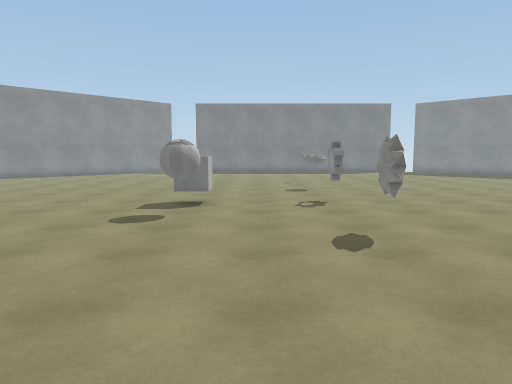
View 1 (above)

20 first-person views from a walk through a scene from a Unity 3-D project. The camera is 1.5 m above the floor, tilts 6° down and sees 70° across. The floor is counted in squares, 1 m on a side. Each view is taken from the middle of a square. On the plan, view 1 faces up. The plan holds only what a view shows up to about 16 squares ahead; the rest is blank. The place goes on beyond the plan. Some animated figures are left out. Surface patterns are stand-ins for the level's own textures.

View 2
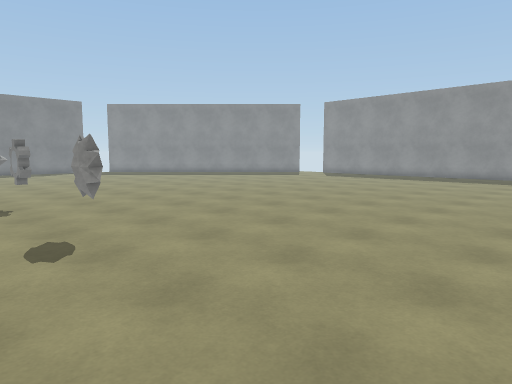

View 3
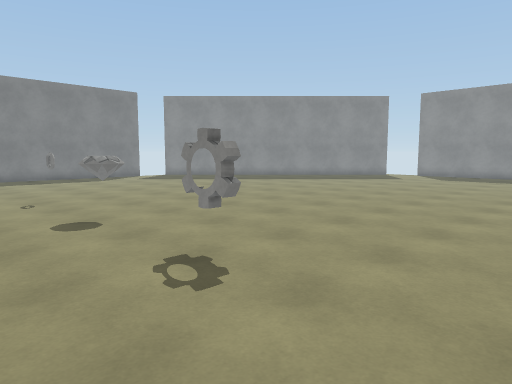

View 4
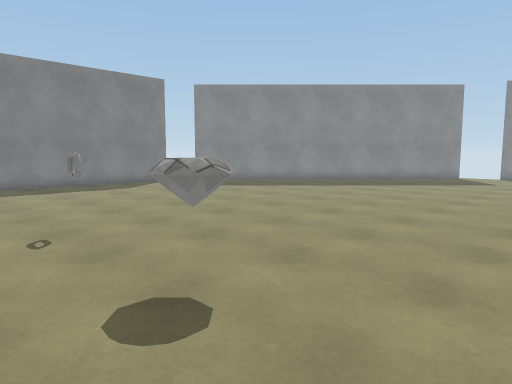

View 5
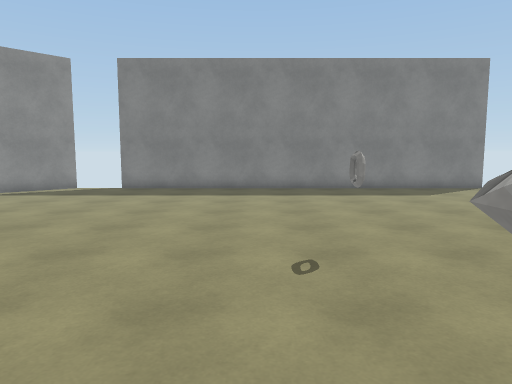

View 6
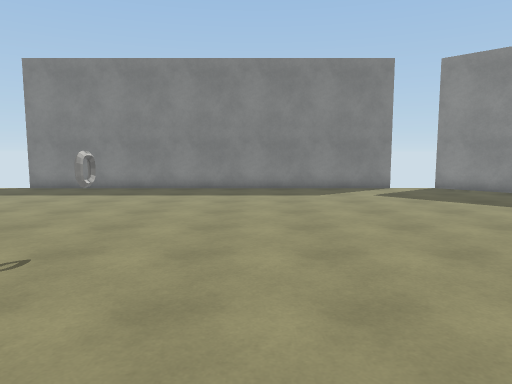

View 7
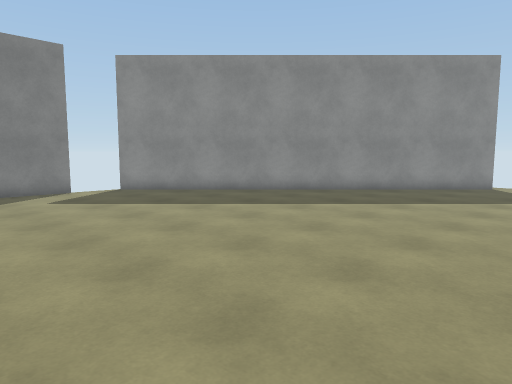

View 8
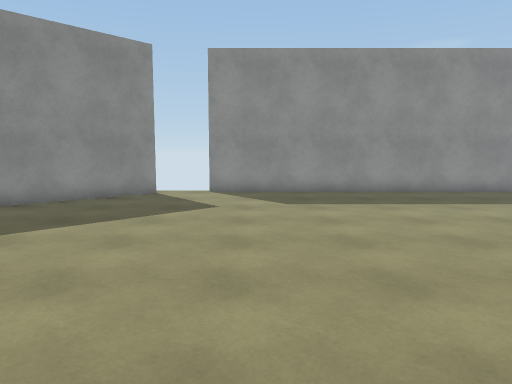

View 9
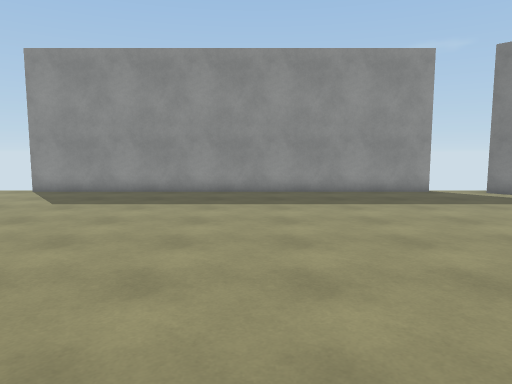

View 10
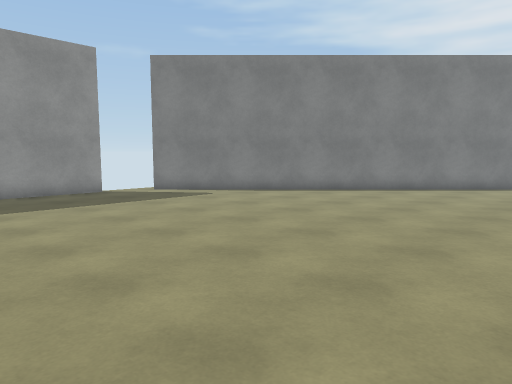

View 11
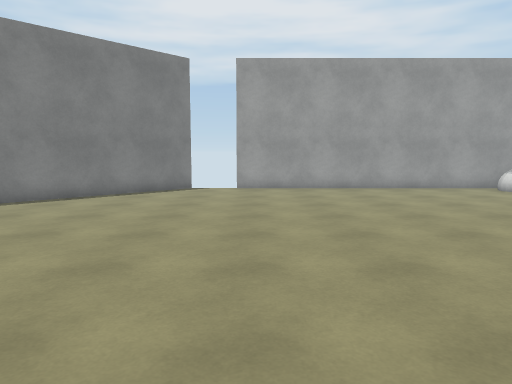

View 12
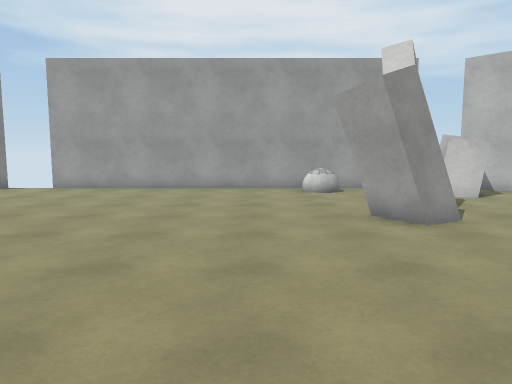

View 13
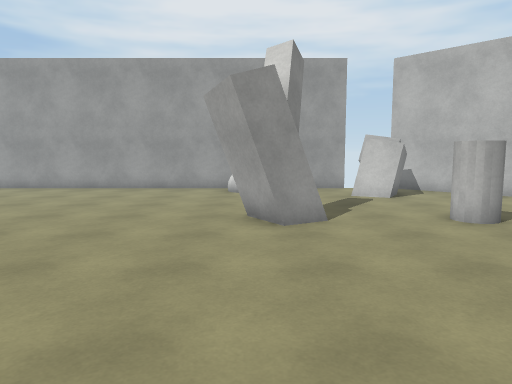

View 14
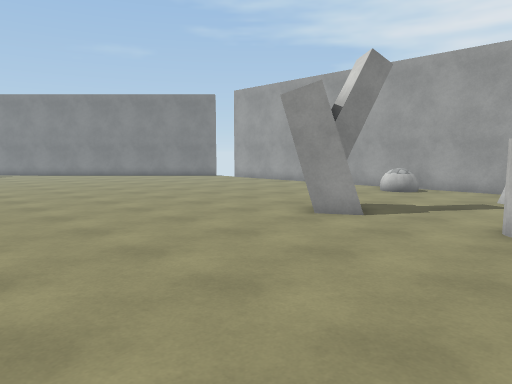

View 15
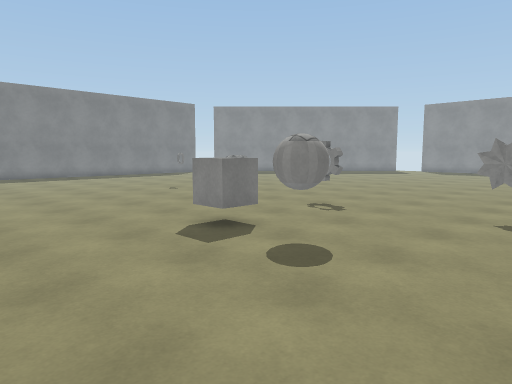

View 16
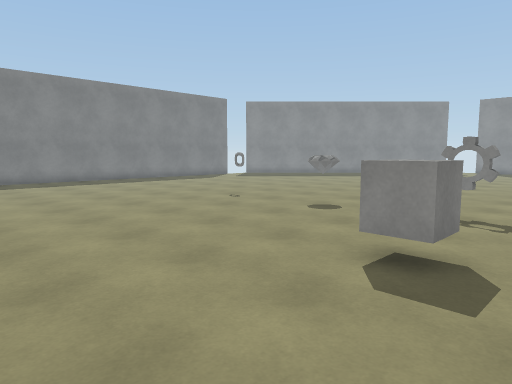

View 17
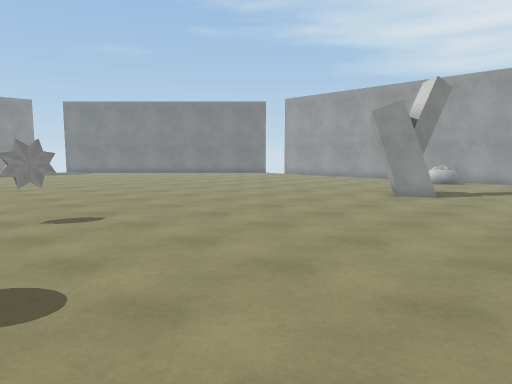

View 18
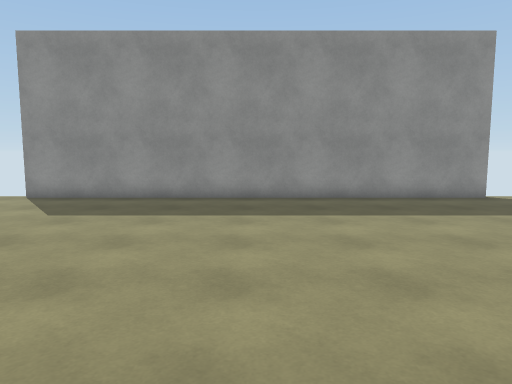

View 19
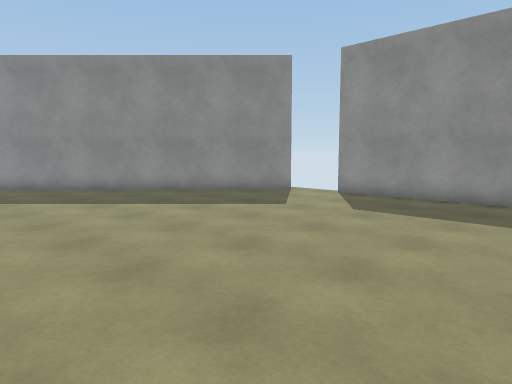

View 20
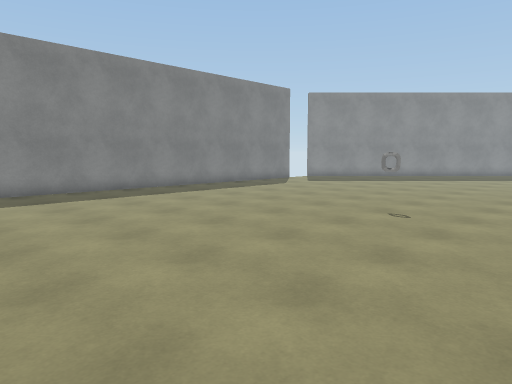

### Floor plan
Points are (right, up) in squares from view 1. A wall is a line through its corners. A room is listed if a view was taken in it or the views show most of it. See-through windows are left out.
Room 1 (views 1, 2, 3, 4, 5, 6, 7, 8, 9, 10, 11, 12, 13, 14, 15, 16, 17, 18, 19, 20)
walls: (-1.1, -3.4) (-0.2, -4.7); (-1.2, -3.5) (-0.4, -4.7); (-2.5, -4.3) (-1.4, -3.6); (24.4, 1.1) (24.4, 16.9); (24, 18.7) (12.7, 29.9); (10.9, 29.8) (-4.9, 29.8); (12.8, -11.9) (23.9, -0.8); (-5.8, -8.6) (-4.6, -9.2); (-6.1, -8.7) (-4.9, -9.3); (-6.4, -9.6) (-5.7, -8.4); (-4.9, -11.8) (10.9, -11.8); (-6.8, 29.9) (-7.6, 29.1)
low walls: (-1.4, -3.6) (-0.7, -4.7); (-5.7, -8.4) (-4.5, -9.1)
ways out: opening at (-7, -9.5); gap at (-7, 30); gap at (-5, 30); gap at (11, -12); gap at (11, 30); gap at (13, -12); gap at (13, 30)
objects: other object (-7, -11) to (-5, -10); other object (-6, -5) to (-6, -4); other object (-2, 9) to (-1, 9); other object (-2, 11); other object (-1, -11) to (0, -10); other object (2, 7); other object (2, 11) to (2, 12); other object (2, 19); other object (3, 16)

Positions as (right, up) in squares from view 1, and headings:
1: (0, 0), facing up
2: (0, 0), facing up-right
3: (-1, 7), facing up-right
4: (0, 12), facing up-right
5: (1, 14), facing up
6: (5, 14), facing up
7: (6, 15), facing up-right
8: (10, 15), facing right
9: (10, 8), facing right
10: (10, 7), facing down-right
11: (10, 4), facing down
12: (2, 4), facing down
13: (-1, 4), facing down
14: (-7, 4), facing down-right
15: (-7, 5), facing up-right
16: (-7, 9), facing up-right
17: (-7, 9), facing down-right
18: (12, 9), facing right
19: (12, 9), facing up-right
20: (-7, 15), facing up-right
